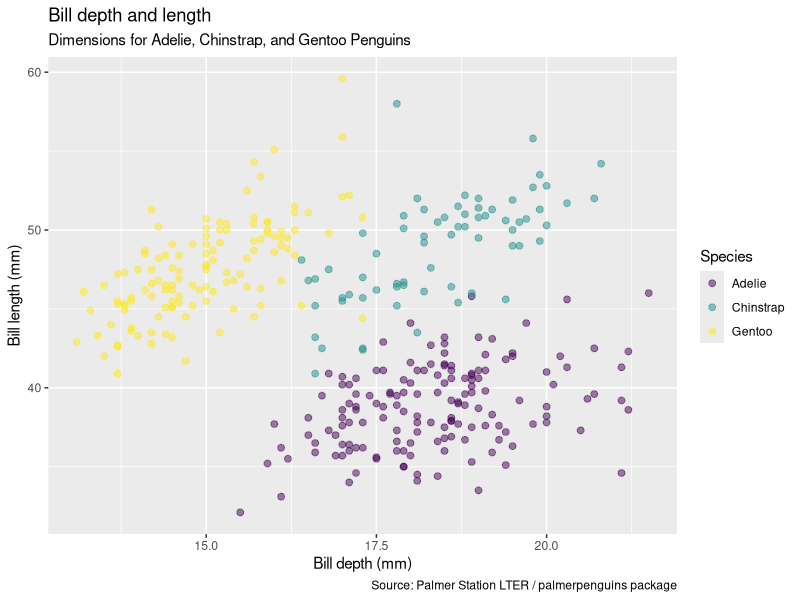
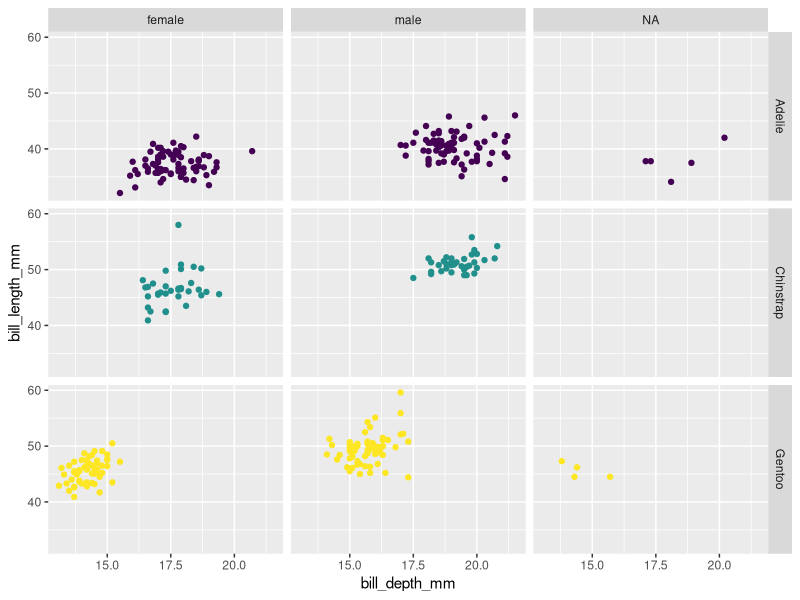

These figures' R source, in order:
### Making plots with penguin dataset
### Created by: Emily Rukstales
### Created on: 2/8/2021
##############################################################

### Load libraries ###########################################
library(palmerpenguins)
library(tidyverse)


### Data #####################################################
glimpse(penguins)


### Plots ####################################################
ggplot(data = penguins,
       mapping = aes(x = bill_depth_mm,
                     y = bill_length_mm,
                     color = species,
                     size = body_mass_g,
                     alpha = flipper_length_mm)) +
  geom_point(size = 2, alpha = 0.5) +
  labs(title = "Bill depth and length",
       subtitle = "Dimensions for Adelie, Chinstrap, and Gentoo Penguins",
       x = "Bill depth (mm)", y = "Bill length (mm)",
       color = "Species",
       caption = "Source: Palmer Station LTER / palmerpenguins package") +
  scale_color_viridis_d() #color palette for color blindness


# Faceting
ggplot(penguins,
       aes(x = bill_depth_mm,
           y = bill_length_mm,
           color = species)) +
  geom_point() +
  scale_color_viridis_d() +
  facet_grid(species~sex) + #facet_grid makes everything a square, facet_wrap allows for more manipulation
  guides(color = FALSE) #gets ride of redundant color legend
